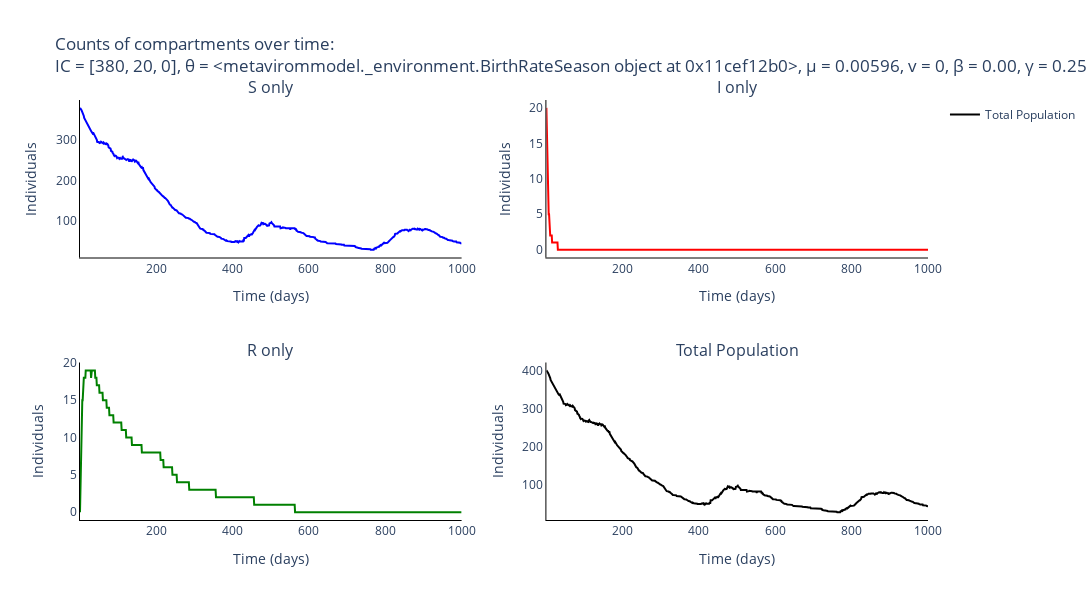

Here is the notebook cell this chart was saved with:
### Code cell
# Trace names - represent the type of individuals for the simulation
trace_name = ['{}'.format(s) for s in compartments]

# Names of panels
panels = ['{} only'.format(s) for s in compartments] + ['Total Population']

fig = go.Figure()
fig = make_subplots(rows=int(np.ceil(len(panels)/2)), cols=2, subplot_titles=tuple('{}'.format(p) for p in panels))

# Add traces to the separate counts panels
for s, spec in enumerate(compartments):
    for _ in range(num_experiments):
        fig.add_trace(
            go.Scatter(
                y=output_algorithm[_, :, s].tolist(),
                x=times,
                mode='lines',
                name=trace_name[s],
                line_color=colours[s],
                showlegend=False,
            ),
            row= int(np.floor(s / 2)) + 1,
            col= s % 2 + 1
        )

fig.add_trace(
    go.Scatter(
        y=np.mean(np.sum(output_algorithm, axis=2), axis=0).tolist(),
        x=times,
        mode='lines',
        name='Total Population',
        line_color='black'
    ),
    row= 2,
    col= 2
)


# Add axis labels
fig.update_layout(
    title='Counts of compartments over time:<br>IC = {}, θ = {}, μ = {}, v = {}, β = {:.2f}, γ = {:.2f}'.format(parameters[0:3], parameters[3], parameters[4], parameters[5], parameters[6], parameters[7]),
    width=1100, 
    height=600,
    plot_bgcolor='white',
    xaxis=dict(
        linecolor='black',
        title = 'Time (days)'
        ),
    yaxis=dict(
        linecolor='black',
        title = 'Individuals'),
    xaxis2=dict(
        linecolor='black',
        title = 'Time (days)'
        ),
    yaxis2=dict(
        linecolor='black',
        title = 'Individuals'),
    xaxis3=dict(
        linecolor='black',
        title = 'Time (days)'
        ),
    yaxis3=dict(
        linecolor='black',
        title = 'Individuals'),
    xaxis4=dict(
        linecolor='black',
        title = 'Time (days)'
        ),
    yaxis4=dict(
        linecolor='black',
        title = 'Individuals')
    #legend=dict(
    #    orientation="h",
    #    yanchor="bottom",
    #    y=1.02,
    #    xanchor="right",
    #    x=1
    #)
    )

fig.write_image('images/SIR-gillespie-separate-HPV.pdf')
fig.show()

### Figure 1 — Plotly figure (JSON) as saved in the notebook; plotly's stock layout.template omitted (floating-point values rounded to 4 significant figures; data arrays with more than 128 entries replaced by an {"elided": "..."} marker saying what was removed)
{"data": [{"line": {"color": "blue"}, "mode": "lines", "name": "S", "showlegend": false, "type": "scatter", "x": {"elided": "1000 int values"}, "xaxis": "x", "y": {"elided": "1000 int values"}, "yaxis": "y"}, {"line": {"color": "red"}, "mode": "lines", "name": "I", "showlegend": false, "type": "scatter", "x": {"elided": "1000 int values"}, "xaxis": "x2", "y": {"elided": "1000 int values"}, "yaxis": "y2"}, {"line": {"color": "green"}, "mode": "lines", "name": "R", "showlegend": false, "type": "scatter", "x": {"elided": "1000 int values"}, "xaxis": "x3", "y": {"elided": "1000 int values"}, "yaxis": "y3"}, {"line": {"color": "black"}, "mode": "lines", "name": "Total Population", "type": "scatter", "x": {"elided": "1000 int values"}, "xaxis": "x4", "y": {"elided": "1000 int values"}, "yaxis": "y4"}], "layout": {"annotations": [{"font": {"size": 16}, "showarrow": false, "text": "S only", "x": 0.225, "xanchor": "center", "xref": "paper", "y": 1, "yanchor": "bottom", "yref": "paper"}, {"font": {"size": 16}, "showarrow": false, "text": "I only", "x": 0.775, "xanchor": "center", "xref": "paper", "y": 1, "yanchor": "bottom", "yref": "paper"}, {"font": {"size": 16}, "showarrow": false, "text": "R only", "x": 0.225, "xanchor": "center", "xref": "paper", "y": 0.375, "yanchor": "bottom", "yref": "paper"}, {"font": {"size": 16}, "showarrow": false, "text": "Total Population", "x": 0.775, "xanchor": "center", "xref": "paper", "y": 0.375, "yanchor": "bottom", "yref": "paper"}], "height": 600, "plot_bgcolor": "white", "title": {"text": "Counts of compartments over time:<br>IC = [380, 20, 0], θ = <metavirommodel._environment.BirthRateSeason object at 0x11cef12b0>, μ = 0.00596, v = 0, β = 0.00, γ = 0.25"}, "width": 1100, "xaxis": {"anchor": "y", "domain": [0, 0.45], "linecolor": "black", "title": {"text": "Time (days)"}}, "xaxis2": {"anchor": "y2", "domain": [0.55, 1], "linecolor": "black", "title": {"text": "Time (days)"}}, "xaxis3": {"anchor": "y3", "domain": [0, 0.45], "linecolor": "black", "title": {"text": "Time (days)"}}, "xaxis4": {"anchor": "y4", "domain": [0.55, 1], "linecolor": "black", "title": {"text": "Time (days)"}}, "yaxis": {"anchor": "x", "domain": [0.625, 1], "linecolor": "black", "title": {"text": "Individuals"}}, "yaxis2": {"anchor": "x2", "domain": [0.625, 1], "linecolor": "black", "title": {"text": "Individuals"}}, "yaxis3": {"anchor": "x3", "domain": [0, 0.375], "linecolor": "black", "title": {"text": "Individuals"}}, "yaxis4": {"anchor": "x4", "domain": [0, 0.375], "linecolor": "black", "title": {"text": "Individuals"}}}}
